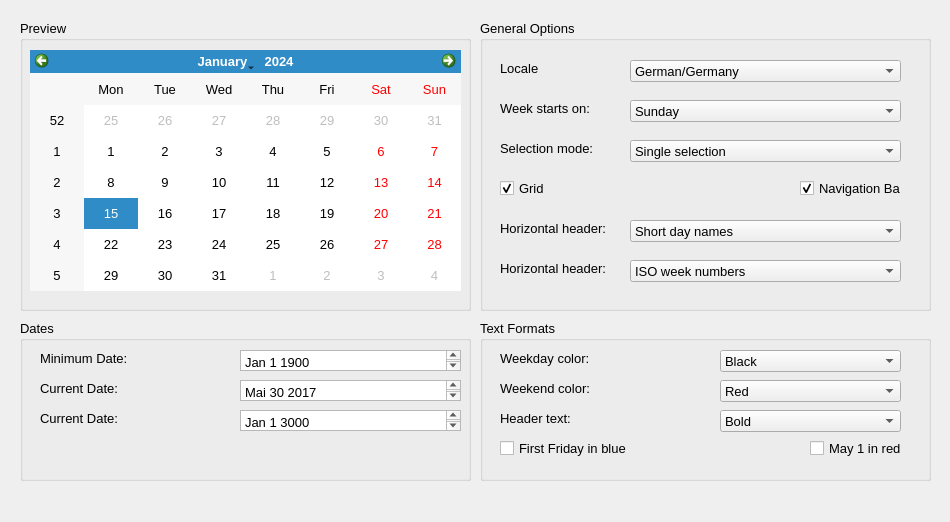
<?xml version="1.0" encoding="UTF-8"?>
<ui version="4.0">
 <class>Dialog</class>
 <widget class="QDialog" name="Dialog">
  <property name="geometry">
   <rect>
    <x>0</x>
    <y>0</y>
    <width>950</width>
    <height>522</height>
   </rect>
  </property>
  <property name="windowTitle">
   <string>Calender Widget</string>
  </property>
  <widget class="QGroupBox" name="groupBox">
   <property name="geometry">
    <rect>
     <x>20</x>
     <y>20</y>
     <width>451</width>
     <height>291</height>
    </rect>
   </property>
   <property name="font">
    <font>
     <pointsize>10</pointsize>
    </font>
   </property>
   <property name="title">
    <string>Preview</string>
   </property>
   <widget class="QCalendarWidget" name="calendarWidget">
    <property name="geometry">
     <rect>
      <x>10</x>
      <y>30</y>
      <width>431</width>
      <height>241</height>
     </rect>
    </property>
   </widget>
  </widget>
  <widget class="QGroupBox" name="groupBox_2">
   <property name="geometry">
    <rect>
     <x>20</x>
     <y>320</y>
     <width>451</width>
     <height>161</height>
    </rect>
   </property>
   <property name="font">
    <font>
     <pointsize>10</pointsize>
    </font>
   </property>
   <property name="title">
    <string>Dates</string>
   </property>
   <widget class="QLabel" name="label">
    <property name="geometry">
     <rect>
      <x>20</x>
      <y>30</y>
      <width>111</width>
      <height>16</height>
     </rect>
    </property>
    <property name="text">
     <string>Minimum Date:</string>
    </property>
   </widget>
   <widget class="QLabel" name="label_2">
    <property name="geometry">
     <rect>
      <x>20</x>
      <y>60</y>
      <width>111</width>
      <height>16</height>
     </rect>
    </property>
    <property name="text">
     <string>Current Date:</string>
    </property>
   </widget>
   <widget class="QLabel" name="label_3">
    <property name="geometry">
     <rect>
      <x>20</x>
      <y>90</y>
      <width>111</width>
      <height>16</height>
     </rect>
    </property>
    <property name="text">
     <string>Current Date:</string>
    </property>
   </widget>
   <widget class="QTextEdit" name="textEdit">
    <property name="geometry">
     <rect>
      <x>220</x>
      <y>30</y>
      <width>221</width>
      <height>21</height>
     </rect>
    </property>
    <property name="html">
     <string>&lt;!DOCTYPE HTML PUBLIC &quot;-//W3C//DTD HTML 4.0//EN&quot; &quot;http://www.w3.org/TR/REC-html40/strict.dtd&quot;&gt;
&lt;html&gt;&lt;head&gt;&lt;meta name=&quot;qrichtext&quot; content=&quot;1&quot; /&gt;&lt;style type=&quot;text/css&quot;&gt;
p, li { white-space: pre-wrap; }
&lt;/style&gt;&lt;/head&gt;&lt;body style=&quot; font-family:'MS Shell Dlg 2'; font-size:10pt; font-weight:400; font-style:normal;&quot;&gt;
&lt;p style=&quot; margin-top:0px; margin-bottom:0px; margin-left:0px; margin-right:0px; -qt-block-indent:0; text-indent:0px;&quot;&gt;Jan 1 1900&lt;/p&gt;&lt;/body&gt;&lt;/html&gt;</string>
    </property>
   </widget>
   <widget class="QTextEdit" name="textEdit_2">
    <property name="geometry">
     <rect>
      <x>220</x>
      <y>60</y>
      <width>221</width>
      <height>21</height>
     </rect>
    </property>
    <property name="html">
     <string>&lt;!DOCTYPE HTML PUBLIC &quot;-//W3C//DTD HTML 4.0//EN&quot; &quot;http://www.w3.org/TR/REC-html40/strict.dtd&quot;&gt;
&lt;html&gt;&lt;head&gt;&lt;meta name=&quot;qrichtext&quot; content=&quot;1&quot; /&gt;&lt;style type=&quot;text/css&quot;&gt;
p, li { white-space: pre-wrap; }
&lt;/style&gt;&lt;/head&gt;&lt;body style=&quot; font-family:'MS Shell Dlg 2'; font-size:10pt; font-weight:400; font-style:normal;&quot;&gt;
&lt;p style=&quot; margin-top:0px; margin-bottom:0px; margin-left:0px; margin-right:0px; -qt-block-indent:0; text-indent:0px;&quot;&gt;Mai 30 2017&lt;/p&gt;&lt;/body&gt;&lt;/html&gt;</string>
    </property>
   </widget>
   <widget class="QTextEdit" name="textEdit_3">
    <property name="geometry">
     <rect>
      <x>220</x>
      <y>90</y>
      <width>221</width>
      <height>21</height>
     </rect>
    </property>
    <property name="html">
     <string>&lt;!DOCTYPE HTML PUBLIC &quot;-//W3C//DTD HTML 4.0//EN&quot; &quot;http://www.w3.org/TR/REC-html40/strict.dtd&quot;&gt;
&lt;html&gt;&lt;head&gt;&lt;meta name=&quot;qrichtext&quot; content=&quot;1&quot; /&gt;&lt;style type=&quot;text/css&quot;&gt;
p, li { white-space: pre-wrap; }
&lt;/style&gt;&lt;/head&gt;&lt;body style=&quot; font-family:'MS Shell Dlg 2'; font-size:10pt; font-weight:400; font-style:normal;&quot;&gt;
&lt;p style=&quot; margin-top:0px; margin-bottom:0px; margin-left:0px; margin-right:0px; -qt-block-indent:0; text-indent:0px;&quot;&gt;Jan 1 3000&lt;/p&gt;&lt;/body&gt;&lt;/html&gt;</string>
    </property>
   </widget>
  </widget>
  <widget class="QGroupBox" name="groupBox_3">
   <property name="geometry">
    <rect>
     <x>480</x>
     <y>20</y>
     <width>451</width>
     <height>291</height>
    </rect>
   </property>
   <property name="font">
    <font>
     <pointsize>10</pointsize>
    </font>
   </property>
   <property name="title">
    <string>General Options</string>
   </property>
   <widget class="QLabel" name="label_4">
    <property name="geometry">
     <rect>
      <x>20</x>
      <y>40</y>
      <width>111</width>
      <height>16</height>
     </rect>
    </property>
    <property name="text">
     <string>Locale</string>
    </property>
   </widget>
   <widget class="QLabel" name="label_5">
    <property name="geometry">
     <rect>
      <x>20</x>
      <y>80</y>
      <width>111</width>
      <height>16</height>
     </rect>
    </property>
    <property name="text">
     <string>Week starts on:</string>
    </property>
   </widget>
   <widget class="QLabel" name="label_6">
    <property name="geometry">
     <rect>
      <x>20</x>
      <y>120</y>
      <width>111</width>
      <height>16</height>
     </rect>
    </property>
    <property name="text">
     <string>Selection mode:</string>
    </property>
   </widget>
   <widget class="QComboBox" name="comboBox">
    <property name="geometry">
     <rect>
      <x>150</x>
      <y>40</y>
      <width>271</width>
      <height>22</height>
     </rect>
    </property>
    <property name="editable">
     <bool>false</bool>
    </property>
    <property name="currentText">
     <string notr="true">German/Germany</string>
    </property>
    <property name="currentIndex">
     <number>0</number>
    </property>
    <item>
     <property name="text">
      <string>German/Germany</string>
     </property>
    </item>
    <item>
     <property name="text">
      <string>Indonesian</string>
     </property>
    </item>
   </widget>
   <widget class="QComboBox" name="comboBox_2">
    <property name="geometry">
     <rect>
      <x>150</x>
      <y>80</y>
      <width>271</width>
      <height>22</height>
     </rect>
    </property>
    <item>
     <property name="text">
      <string>Sunday</string>
     </property>
    </item>
   </widget>
   <widget class="QComboBox" name="comboBox_3">
    <property name="geometry">
     <rect>
      <x>150</x>
      <y>120</y>
      <width>271</width>
      <height>22</height>
     </rect>
    </property>
    <item>
     <property name="text">
      <string>Single selection</string>
     </property>
    </item>
   </widget>
   <widget class="QCheckBox" name="checkBox">
    <property name="geometry">
     <rect>
      <x>20</x>
      <y>160</y>
      <width>70</width>
      <height>17</height>
     </rect>
    </property>
    <property name="text">
     <string>Grid</string>
    </property>
    <property name="checked">
     <bool>true</bool>
    </property>
   </widget>
   <widget class="QLabel" name="label_10">
    <property name="geometry">
     <rect>
      <x>20</x>
      <y>200</y>
      <width>111</width>
      <height>16</height>
     </rect>
    </property>
    <property name="text">
     <string>Horizontal header:</string>
    </property>
   </widget>
   <widget class="QCheckBox" name="checkBox_2">
    <property name="geometry">
     <rect>
      <x>320</x>
      <y>160</y>
      <width>101</width>
      <height>17</height>
     </rect>
    </property>
    <property name="text">
     <string>Navigation Bar</string>
    </property>
    <property name="checked">
     <bool>true</bool>
    </property>
   </widget>
   <widget class="QComboBox" name="comboBox_4">
    <property name="geometry">
     <rect>
      <x>150</x>
      <y>200</y>
      <width>271</width>
      <height>22</height>
     </rect>
    </property>
    <item>
     <property name="text">
      <string>Short day names</string>
     </property>
    </item>
   </widget>
   <widget class="QLabel" name="label_11">
    <property name="geometry">
     <rect>
      <x>20</x>
      <y>240</y>
      <width>111</width>
      <height>16</height>
     </rect>
    </property>
    <property name="text">
     <string>Horizontal header:</string>
    </property>
   </widget>
   <widget class="QComboBox" name="comboBox_5">
    <property name="geometry">
     <rect>
      <x>150</x>
      <y>240</y>
      <width>271</width>
      <height>22</height>
     </rect>
    </property>
    <item>
     <property name="text">
      <string>ISO week numbers</string>
     </property>
    </item>
   </widget>
  </widget>
  <widget class="QGroupBox" name="groupBox_4">
   <property name="geometry">
    <rect>
     <x>480</x>
     <y>320</y>
     <width>451</width>
     <height>161</height>
    </rect>
   </property>
   <property name="font">
    <font>
     <pointsize>10</pointsize>
    </font>
   </property>
   <property name="title">
    <string>Text Formats</string>
   </property>
   <widget class="QLabel" name="label_7">
    <property name="geometry">
     <rect>
      <x>20</x>
      <y>30</y>
      <width>111</width>
      <height>16</height>
     </rect>
    </property>
    <property name="text">
     <string>Weekday color:</string>
    </property>
   </widget>
   <widget class="QLabel" name="label_8">
    <property name="geometry">
     <rect>
      <x>20</x>
      <y>60</y>
      <width>111</width>
      <height>16</height>
     </rect>
    </property>
    <property name="text">
     <string>Weekend color:</string>
    </property>
   </widget>
   <widget class="QLabel" name="label_9">
    <property name="geometry">
     <rect>
      <x>20</x>
      <y>90</y>
      <width>111</width>
      <height>16</height>
     </rect>
    </property>
    <property name="text">
     <string>Header text:</string>
    </property>
   </widget>
   <widget class="QComboBox" name="comboBox_6">
    <property name="geometry">
     <rect>
      <x>240</x>
      <y>30</y>
      <width>181</width>
      <height>22</height>
     </rect>
    </property>
    <item>
     <property name="text">
      <string>Black</string>
     </property>
    </item>
   </widget>
   <widget class="QComboBox" name="comboBox_7">
    <property name="geometry">
     <rect>
      <x>240</x>
      <y>60</y>
      <width>181</width>
      <height>22</height>
     </rect>
    </property>
    <item>
     <property name="text">
      <string>Red</string>
     </property>
    </item>
   </widget>
   <widget class="QComboBox" name="comboBox_8">
    <property name="geometry">
     <rect>
      <x>240</x>
      <y>90</y>
      <width>181</width>
      <height>22</height>
     </rect>
    </property>
    <item>
     <property name="text">
      <string>Bold</string>
     </property>
    </item>
   </widget>
   <widget class="QCheckBox" name="checkBox_3">
    <property name="geometry">
     <rect>
      <x>20</x>
      <y>120</y>
      <width>151</width>
      <height>17</height>
     </rect>
    </property>
    <property name="text">
     <string>First Friday in blue</string>
    </property>
    <property name="checked">
     <bool>false</bool>
    </property>
   </widget>
   <widget class="QCheckBox" name="checkBox_4">
    <property name="geometry">
     <rect>
      <x>330</x>
      <y>120</y>
      <width>91</width>
      <height>17</height>
     </rect>
    </property>
    <property name="text">
     <string>May 1 in red</string>
    </property>
    <property name="checked">
     <bool>false</bool>
    </property>
   </widget>
  </widget>
 </widget>
 <resources/>
 <connections/>
</ui>
